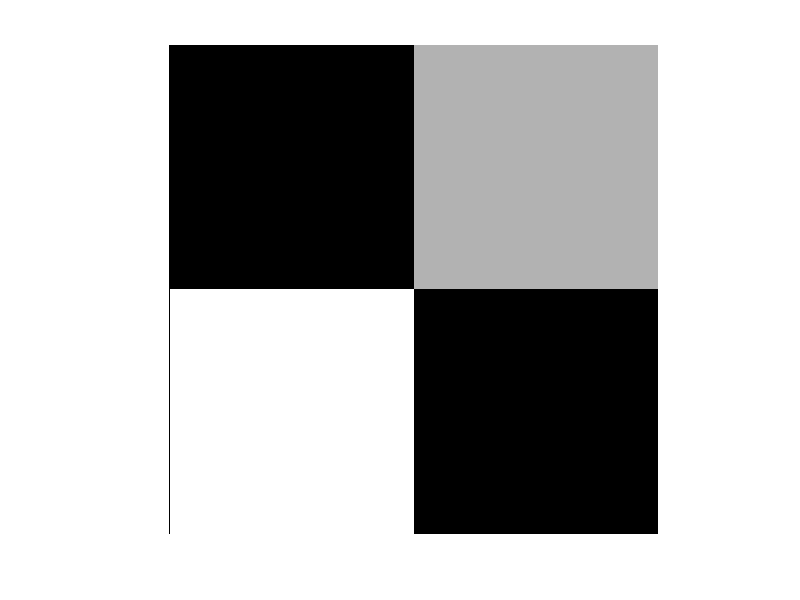

The MATLAB script that drew this image: (Note: this script raises an error after producing the figure.)
I = checkerboard(20,1,1);
figure; imshow(I)
T = maketform('affine',[2 0 0 ; 0 2 0 ; 0 0 1]);
R = makeresampler('cubic','circular');
K = imtransform(I,T,R,'Size',[100 100],'XYScale',1);
figure, imshow(K)